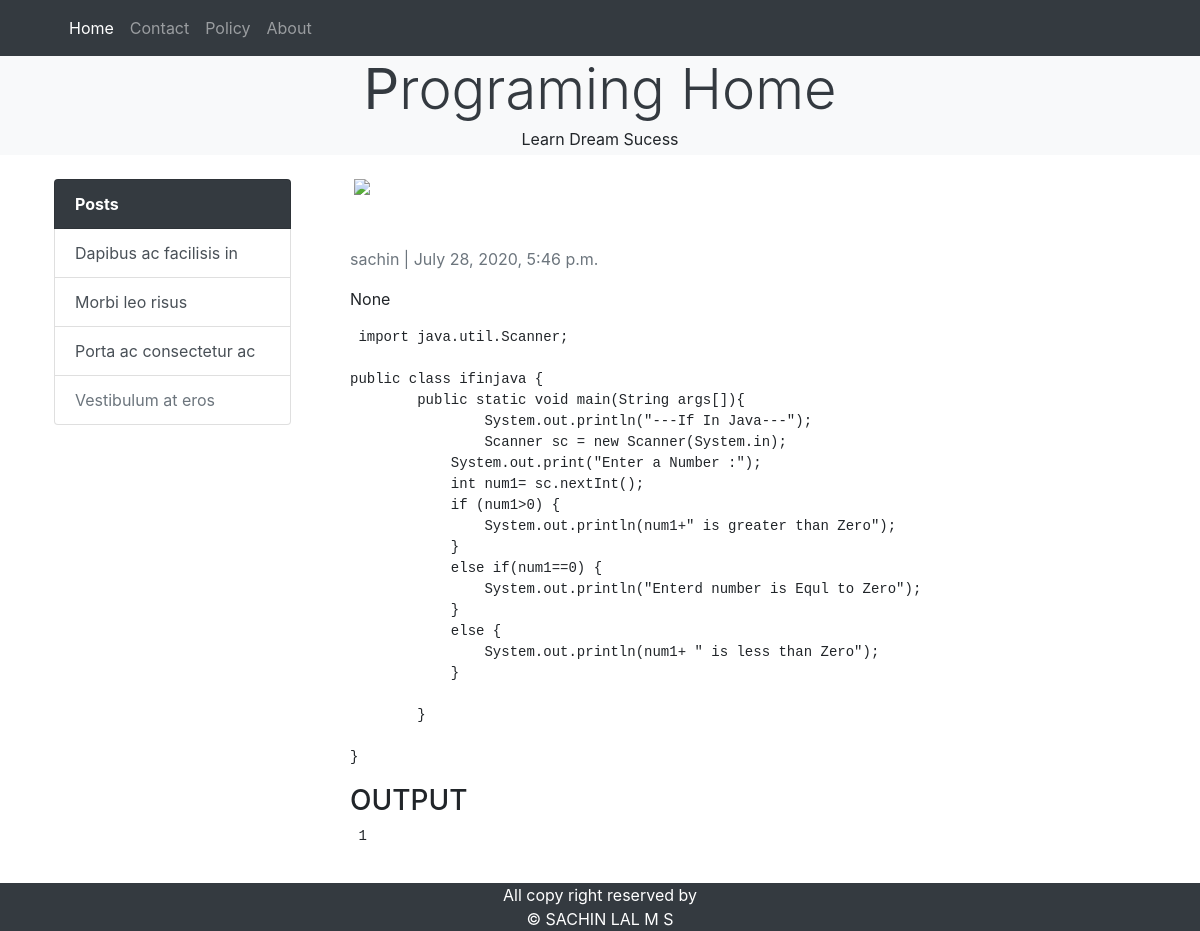
Page /examples/ on the committed database.
### blog/models.py (models this page shows, shortened)
class Post(models.Model):
    title = models.CharField(max_length=200, unique=True)
    slug = models.SlugField(max_length=200, unique=True)
    author = models.ForeignKey(User, on_delete=models.CASCADE, related_name='blog_post')
    updated_on = models.DateTimeField(auto_now=True)
    description = RichTextField(blank=True, null=True)
    content = models.TextField()
    output = models.TextField()
    image = models.CharField(max_length=2000)
    created_on = models.DateTimeField(auto_now_add=True)
    status = models.IntegerField(choices=STATUS, default=0)
    class Meta:
        ordering =['-created_on']

### blog/views.py (the view)
# urls.py: path('<slug:slug>/', views.PostDetail.as_view(), name='post_detail'),
class PostDetail(generic.DetailView):
    model = Post
    template_name = 'blog/post_detail.html'

### blog/templates/blog/post_detail.html (shortened to what this page needs)
{% extends 'blog/base.html' %}
{% block content1 %}
        <div class=" col-sm-9" >
             <img class=" p-4"   style="width: 48rem;"src="{{ object.image }}" >
            <div class="card-body">
                <p class="text-muted"> {{ post.author }} | {{ post.created_on }} </p>
                <p>  {{ object.description }} </p>
                 <pre><code class="java"> {{ object.content }} </code></pre>
                <h3>OUTPUT</h3>
                <pre><code class="java"> {{ object.output }} </code></pre>
            </div>
        </div>
{% endblock content1 %}

### rows in the picture
Post: author "sachin", created_on "July 28, 2020, 5:46 p.m.", description "None", content "import java.util.Scanner; public class ifinjava { public static void main(String args[]){ System.out.println(\"---If In Java---\"); Scanner sc = new Scanner(System.in); System.out.print(\"Enter a Number :\"); int num1= sc.nextInt(); if (num1>0) { System.out.println(num1+\" is greater than Zero\"); } else if(num1==0) { System.out.println(\"Enterd number is Equl to Zero\"); } else { System.out.println(num1+ \" is less than Zero\"); } } }", output "1"
